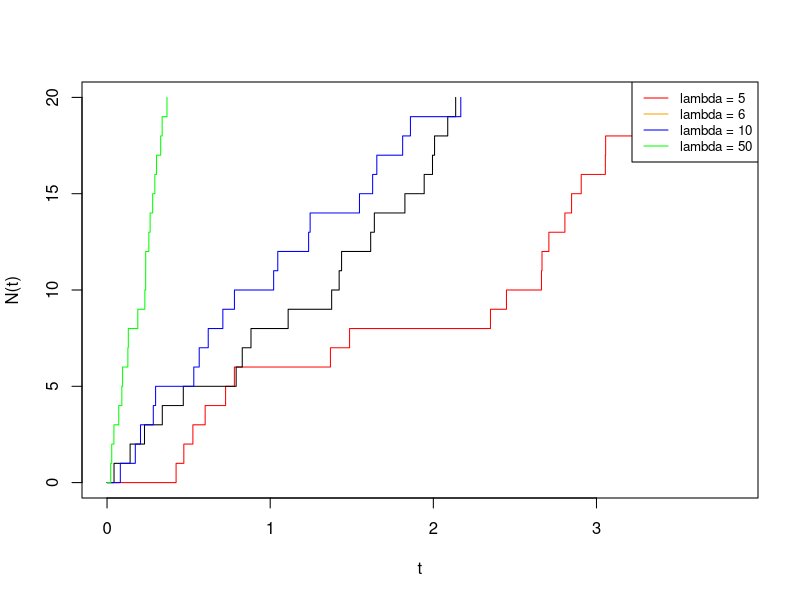
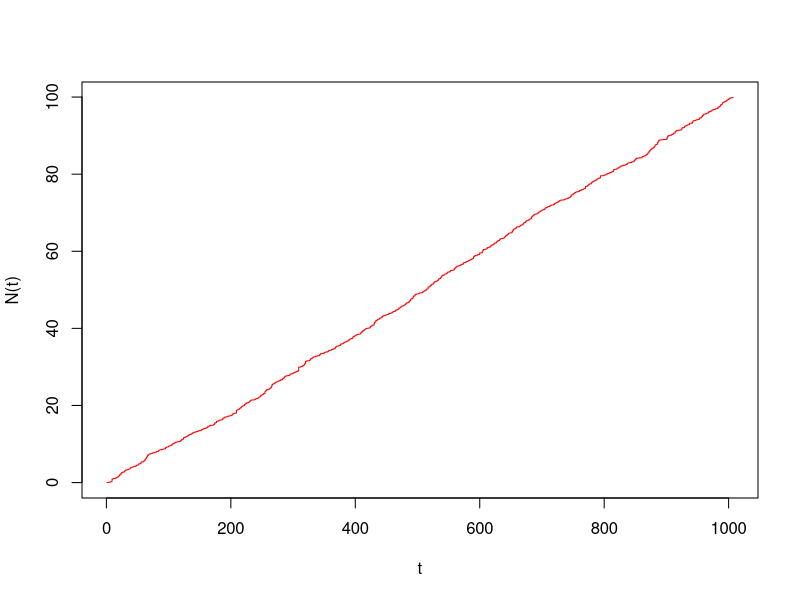

Recreate these plots in R, in order.
# Simulation en fonction du nombres d'évènements

# n: nombre d'évènements
simul_poisson <- function(n, lambda) {
  temps_inter_arrivee <- cumsum(rexp(n, lambda))
  occurences <- c(0, temps_inter_arrivee)

  return(occurences)
}


# simulation d'un processus de Poisson de paramètre 5 et de taille 20
t_20_5 <- simul_poisson(20, 5)
t_20_6 <- simul_poisson(20, 6)
t_20_10 <- simul_poisson(20, 10)
t_20_1 <- simul_poisson(20, 50)

events_number <- c(0:20)

# affichage du nombre d'évènements en fonction du temps
plot(t_20_5, events_number, type = "s", ylab = "N(t)", xlab = "t", col = "red")
lines(t_20_6, events_number, type = "s", col = "black")
lines(t_20_10, events_number, type = "s", col = "blue")
lines(t_20_1, events_number, type = "s", col = "green")

legend("topright",
  legend = c(
    "lambda = 5", "lambda = 6", "lambda = 10", "lambda = 50"
  ),
  col = c("red", "orange", "blue", "green"),
  lty = 1, cex = 0.8
)


# Simulation en fonction du temps
simul_poisson_temps <- function(temps, lambda) {
  occurences <- c(0)
  temps_inter_arrivee <- rexp(1, lambda)

  while (temps_inter_arrivee < temps) {
    occurences <- c(occurences, temps_inter_arrivee)
    temps_inter_arrivee <- temps_inter_arrivee + rexp(1, lambda)
  }

  return(occurences)
}

t <- simul_poisson_temps(100, 10)
plot(t, type = "s", ylab = "N(t)", xlab = "t", col = "red")

# test statistique (de Kolmogorov-Smirnov) pour vérifier
# qu'on a bien un processus de poisson
# On regarde si les temps inter-arrivées suivent une loi exponentielle
# de paramètre 1/lambda
ks.test(diff(t), "pexp", 1 / 10)
